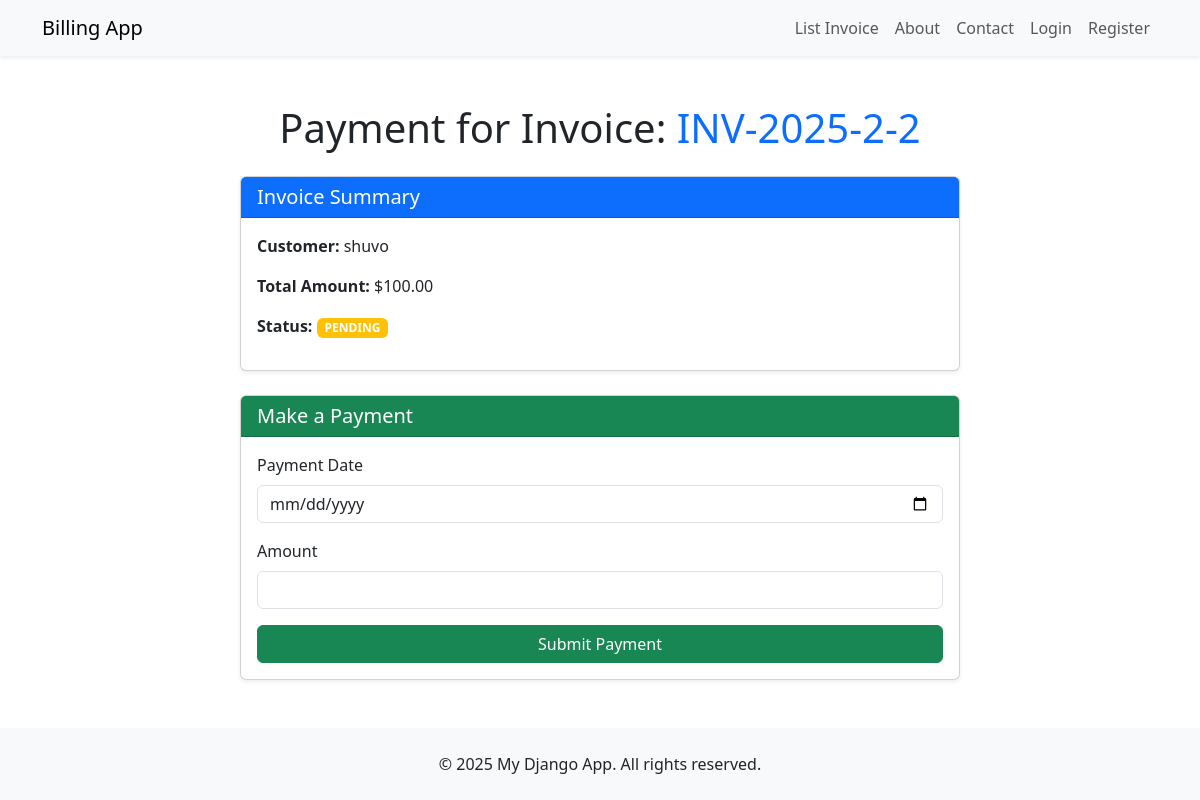
The app's page /billing/invoice/11/create_payment/ with its own data.
### billing/models.py (models this page shows, shortened)
class Invoice(models.Model):
    customer = models.ForeignKey(Customer, on_delete=models.CASCADE)
    invoice_number = models.CharField(max_length=20, unique=True)
    date_created = models.DateField(auto_now_add=True)
    due_date = models.DateField()
    total_amount = models.DecimalField(max_digits=10, decimal_places=2)
    status_choices = [
        ('PAID', 'Paid'),
        ('PENDING', 'Pending'),
    ]
    status = models.CharField(max_length=10, choices=status_choices, default='PENDING')

class Customer(models.Model):
    name = models.CharField(max_length=255)
    email = models.EmailField()
    address = models.TextField()

### billing/views.py (the view)
# urls.py: path('invoice/<int:invoice_id>/create_payment/', views.create_payment, name='create_payment'),
def create_payment(request, invoice_id):
    invoice = get_object_or_404(Invoice, id=invoice_id)
    if request.method == 'POST':
        form = PaymentForm(request.POST)
        if form.is_valid():
            payment = form.save(commit=False)
            payment.invoice = invoice
            payment.save()
            return HttpResponseRedirect(reverse('invoice_detail', args=[invoice_id]))
    else:
        form = PaymentForm()
    return render(request, 'create_payment.html', {'form': form, 'invoice': invoice})

### billing/forms.py
class PaymentForm(forms.ModelForm):
    class Meta:
        model = Payment
        fields = ['payment_date', 'amount']
        widgets = {
            'payment_date': forms.DateInput(
                attrs={
                    'type': 'date',  # Use HTML5 date input
                    'class': 'form-control',
                    'placeholder': 'YYYY-MM-DD',
                },
                format='%Y-%m-%d'  # Specify the date format
            )
        }
    def __init__(self, *args, **kwargs):
        super().__init__(*args, **kwargs)
        for field_name, field in self.fields.items():
            if field_name != 'payment_date':  # Skip payment_date, already has custom widget
                field.widget.attrs.update({'class': 'form-control'})

### billing/templates/create_payment.html (shortened to what this page needs)
{% extends 'base.html' %}
{% block content %}
<div class="container my-5">
    <h1 class="text-center mb-4">Payment for Invoice: <span class="text-primary">{{ invoice.invoice_number }}</span></h1>
    <div class="row justify-content-center">
        <div class="col-md-8">
            <div class="card shadow-sm mb-4">
                <div class="card-header bg-primary text-white">
                    <h5 class="mb-0">Invoice Summary</h5>
                </div>
                <div class="card-body">
                    <p><strong>Customer:</strong> {{ invoice.customer.name }}</p>
                    <p><strong>Total Amount:</strong> ${{ invoice.total_amount }}</p>
                    <p><strong>Status:</strong>
                        <span class="badge {% if invoice.status == 'Paid' %}bg-success{% else %}bg-warning{% endif %}">
                            {{ invoice.status }}
                        </span>
                    </p>
                </div>
            </div>
        </div>
    </div>
    <div class="row justify-content-center">
        <div class="col-md-8">
            <div class="card shadow-sm">
                <div class="card-header bg-success text-white">
                    <h5 class="mb-0">Make a Payment</h5>
                </div>
                <div class="card-body">
                    <form method="post">
                        <div class="mb-3">
                            <label for="id_payment_date" class="form-label">Payment Date</label>
                            {{ form.payment_date }}
                        </div>
                        <div class="mb-3">
                            <label for="id_amount" class="form-label">Amount</label>
                            {{ form.amount }}
                        </div>
                        <button type="submit" class="btn btn-success w-100">Submit Payment</button>
                    </form>
                </div>
            </div>
        </div>
    </div>
</div>
{% endblock %}

### records on screen
Invoice: invoice_number "INV-2025-2-2", customer.name "shuvo", total_amount "100.00", status "PENDING"
